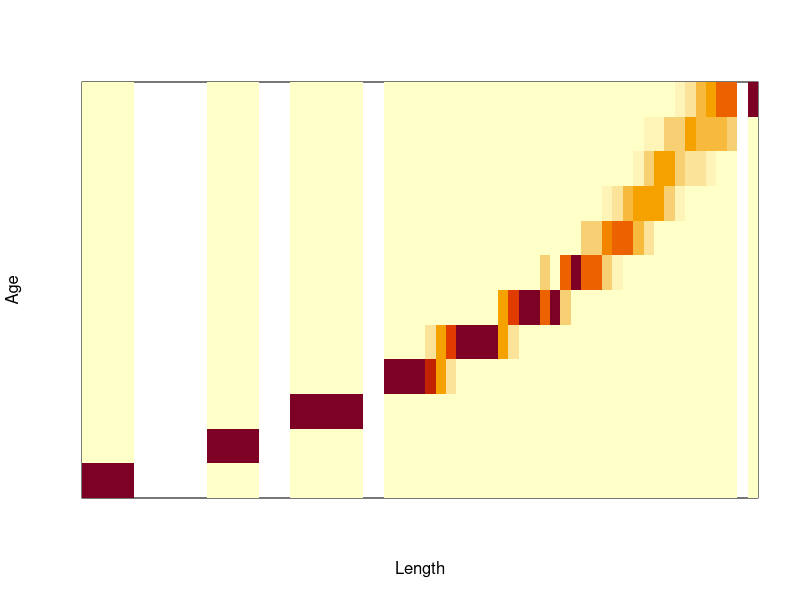
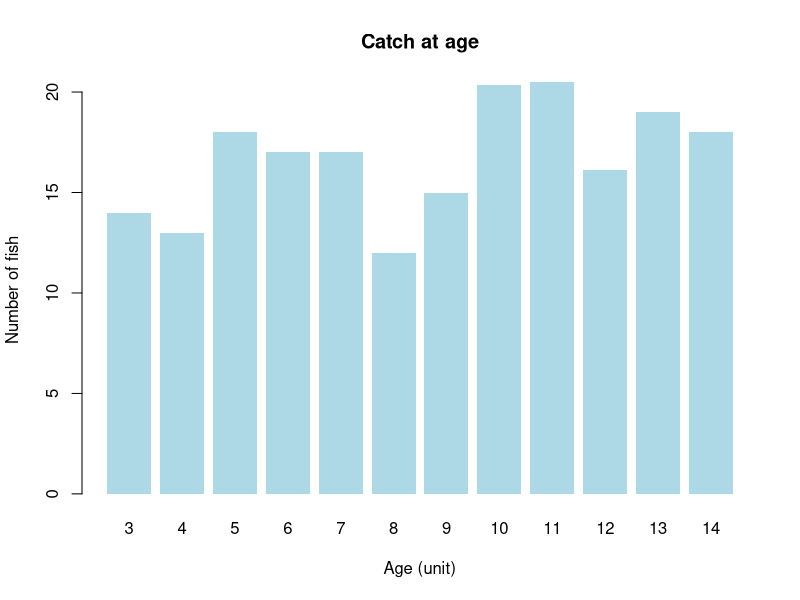

The R source for these figures, in order: (Note: this script raises an error after producing the figures.)
# Question 1
age.at.length <- read.csv("age_length_data.csv")
catch.at.length <- read.csv("catch_length.csv")

library(dplyr)

age.at.length <- age.at.length %>% mutate(total = apply(age.at.length[, -1], 1, sum))
age.at.length.in.proportion <- age.at.length[, c(2:14)] / age.at.length$total
catch.at.age <- age.at.length.in.proportion * catch.at.length$Count
catch.at.age <- apply(catch.at.age[, -13], 2, sum, na.rm = T)
age.at.length.in.proportion.t <- t(age.at.length.in.proportion)
colnames(age.at.length.in.proportion.t) <- catch.at.length$Length
row.names(age.at.length.in.proportion.t) <- c(3:15)
image(as.matrix(age.at.length.in.proportion[, -13]),
  xaxt = "n", yaxt = "n",
  xlab = "Length", ylab = "Age"
)

catch.at.age


barplot(catch.at.age,
  names = c(3:14),
  xlab = "Age (unit)", ylab = "Number of fish",
  main = "Catch at age", col = "lightblue", border = NA
)
barplot(cat.at.length$Count,
  names = catch.at.length$Length,
  xlab = "Length (unit)", ylab = "Number of fish", main = "Catch at length",
  col = "lightblue", border = NA
)

library(RColorBrewer)
col1 <- brewer.pal(nrow(age.at.length.in.proportion.t), "Paired")
options(warn = -1)
barplot(age.at.length.in.proportion.t[-13, ],
  col = col1, xlim = c(0, 88), xlab = "Length (unit)",
  ylab = "Frequency", border = NA
)
legend1 <- legend("topright",
  legend = c(3:14),
  title = "Age (unit)", fill = col1, box.col = "white"
)

# Question 2
catch.at.length.3Ps <- read.csv("catch_length_3Ps.csv")
colnames(catch.at.length.3Ps) <- c("length", array(1959:2016))
t1 <- apply(catch.at.length.3Ps[1:53, -1], 2, sum)
t2 <- catch.at.length.3Ps[54:116, -1]
t3 <- apply(catch.at.length.3Ps[117:122, -1], 2, sum)
Y <- rbind(t1, t2, t3)

age.at.length.in.proportion.2 <- data.frame(
  length = c(53:117),
  age.at.length.in.proportion[, -13]
)
X <- age.at.length.in.proportion.2[, -1]

S1 <- list()
S2 <- list()
S3 <- list()

for (i in 1:ncol(Y)) {
  S1[i] <- subset(Y, select = c(i))
  S2[[i]] <- X * S1[[i]]
  S3[[i]] <- apply(S2[[i]], 2, sum, na.rm = TRUE)
}

catch.at.age.ts <- as.data.frame(do.call(cbind, S3))
colnames(catch.at.age.ts) <- c(1959:2016)
row.names(catch.at.age.ts) <- c(3:14)

X <- as.matrix(catch.at.age.ts)
X2 <- X %*% diag(1 / apply(X, 2, sum))
colnames(X2) <- c(1959:2016)

# Proportion at age
barplot(X2,
  col = col1, xlim = c(0, 80), main = "Propotion at age",
  xlab = "Year", ylab = "Frequency", border = NA
)
legend1 <- legend("topright",
  legend = c(3:14), title = "Age",
  fill = col1, box.col = "white"
)


# data preparation for ridge plot for age
{
  library(tidyr)
  ra1 <- data.frame(year = c(1959:2016), t(X2))
  colnames(ra1) <- c("year", 3:14)
  ra2 <- gather(ra1, "age", "proportion", -year)
}
# ridge plot
{
  library(ggplot2)
  library(ggridges)
  pr <- ggplot(r2) +
    theme_ridges(grid = TRUE, center_axis_labels = TRUE, font_size = 10) +
    geom_density_ridges(data = ra2, aes(
      x = as.numeric(age), y = factor(year),
      height = proportion
    ), stat = "identity", scale = 8, alpha = .8, show.legend = TRUE) +
    xlab("Age") +
    ylab("Year") +
    scale_x_continuous(breaks = seq(3, 14, 1)) +
    scale_y_discrete(breaks = seq(1959, 2016, 5))
  pr
}

# data preparation for ridge plot for length
{
  library(dplyr)
  rl1 <- as.data.frame(t(catch.at.length.3Ps[, -1]))
  rl1 <- rl1 %>% mutate(total = apply(rl1, 1, sum))
  rl2 <- data.frame(year = c(1959:2016), rl1 / rl1$total)
  rl2 <- rl2[, -124]
  colnames(rl2) <- c("year", 1:122)
  rl3 <- gather(rl2, "length", "value", -year)
}
# ridge plot
{
  library(ggplot2)
  library(ggridges)
  pr2 <- ggplot(rl3) +
    theme_ridges(grid = T, center_axis_labels = TRUE, font_size = 10) +
    geom_density_ridges(
      data = rl3, aes(
        x = as.numeric(length),
        y = factor(year), height = value
      ), stat = "identity", scale = 8,
      alpha = .8, show.legend = TRUE
    ) +
    xlab("Length") +
    ylab("Year") +
    scale_x_continuous(breaks = seq(1, 122, 10)) +
    scale_y_discrete(breaks = seq(1959, 2016, 5))
  pr2
}

# mean length & age over time series
catch.sum.l <- apply(catch.at.length.3Ps[, -1], 2, sum, na.rm = TRUE)
p1 <- t(catch.at.length.3Ps[, -1]) / catch.sum.l
p2 <- t(p1) * catch.at.length.3Ps[, 1]
p3 <- apply(p2, 2, sum, na.rm = TRUE)
p3 <- data.frame(year = c(1959:2016), mean.length = p3)

catch.sum.a <- apply(catch.at.age.ts, 2, sum, na.rm = TRUE)
p4 <- t(catch.at.age.ts) / catch.sum.a
p5 <- t(p4) * c(3:14)
p6 <- apply(p5, 2, sum, na.rm = TRUE)
p6 <- data.frame(year = c(1959:2016), mean.age = p6)

par(mfrow = c(1, 2))
plot(p6,
  type = "l", main = "Mean length over time", xlab = NA,
  ylab = "mean length (unit)"
)
plot(p3,
  type = "l", main = "Mean age over time", xlab = NA,
  ylab = "mean age (unit)"
)

# spay plot



# Question 3
survey.data <- read.table("survey.dat", header = TRUE)
N <- sum(tapply(survey.data$Nh, survey.data$stratum, unique))

C1 <- list()
C2 <- list()
C3 <- list()
C4 <- list()
C5 <- list()
C6 <- list()

for (i in 1:9) {
  C1[i] <- subset(survey.data, survey.data$stratum == i, select = c("catch"))
  C2[i] <- subset(survey.data, survey.data$stratum == i, select = c("Nh"))
  # compute weighted mean
  C3[[i]] <- mean(C1[[i]]) * mean(C2[[i]])
  C4[[i]] <- mean(C2[[i]])
  # compute var of the estimate
  C6[[i]] <- (C4[[i]] / N)^2 * ((1 / length(C1[[i]])) - (1 / C4[[i]])) * var(C1[[i]])
}

weighted.mean.catch <- sum(unlist(C3)) / N
var.of.mean.estimate <- sum(unlist(C6))
print(weighted.mean.catch)
print(var.of.mean.estimate)

X <- split(survey.data, survey.data$stratum)




Y1 <- var(X$`1`$catch) * ((1 - 5 / 80) / 5) * (80 / 874)^2
Y2 <- var(X$`2`$catch) * ((1 - 7 / 96) / 7) * (96 / 874)^2
Y3 <- var(X$`3`$catch) * ((1 - 7 / 104) / 7) * (104 / 874)^2
Y4 <- var(X$`4`$catch) * ((1 - 8 / 105) / 8) * (105 / 874)^2
Y5 <- var(X$`5`$catch) * ((1 - 7 / 84) / 7) * (84 / 874)^2
Y6 <- var(X$`6`$catch) * ((1 - 6 / 81) / 6) * (81 / 874)^2
Y7 <- var(X$`7`$catch) * ((1 - 13 / 180) / 13) * (180 / 874)^2
Y8 <- var(X$`8`$catch) * ((1 - 3 / 36) / 3) * (36 / 874)^2
Y9 <- var(X$`9`$catch) * ((1 - 13 / 108) / 13) * (108 / 874)^2

Y1 + Y2 + Y3 + Y4 + Y5 + Y6 + Y7 + Y8 + Y9

# C7[[i]] <- ((1/length(C1[[i]]))-(1/C4[[i]]))*var(C1[[i]])
# Nh <- sum(tapply(survey.data$Nh,survey.data$stratum,unique))

# Question 4
F1 <- array()
for (i in 1:9) {
  F1[i] <- length(C1[[i]]) / C4[[i]]
}
barplot(F1,
  main = "Sampling fraction", ylab = "Frequency",
  xlab = "Stratum", names.arg = c(1:9)
)
min(F1)
max(F1)

n.2 <- c(8, 7, 7, 8, 7, 6, 13, 3, 10)
Nh.2 <- c(80, 96, 104, 105, 84, 81, 180, 36, 108)
var.2 <- array()
for (i in 1:9) {
  var.2[i] <- (Nh.2[i] / sum(Nh.2))^2 * (1 / n.2[i] - 1 / Nh.2[i]) * var(C1[[i]])
}
sum(var.2)



# Question 5
O1 <- list()
for (i in 1:9) {
  O1[[i]] <- (C4[[i]] * sqrt(var(C1[[i]])))
}
sum.of.Nh.Sh <- sum(unlist(O1))

n <- array()
for (i in 1:9) {
  n[i] <- 69 * ((C4[[i]] * sqrt(var(C1[[i]]))) / sum.of.Nh.Sh)
}

n
n.op <- c(3, 4, 8, 5, 4, 9, 16, 2, 18)
Nh.op <- c(80, 96, 104, 105, 84, 81, 180, 36, 108)

var.op <- array()
for (i in 1:9) {
  var.op[i] <- (Nh.op[i] / sum(Nh.op))^2 * (1 / n.op[i] - 1 / Nh.op[i]) * var(C1[[i]])
}
sum(var.op)

# Question 6
{
  set.seed(1234)
  Nh <- c(15, 10, 7)
  N <- sum(Nh)
  stratum <- rep(1:3, times = Nh)
  y.pop <- rpois(N, stratum * 5)
  pop <- data.frame(y = y.pop, stratum = stratum)
  pop$istrat <- as.numeric(as.factor(pop$stratum))
  nh <- c(5, 3, 2)
  pop
}

pop.split <- split(pop, list(pop$stratum))

{
  nh <- c(5, 3, 2)
  library(gtools)
  possible.id <- list()
  possible.means <- list()
  n.of.possible.uique.means <- array()
  n.of.possible.means <- array()
}

for (i in 1:3) {
  possible.id[[i]] <- combinations(Nh[i], nh[i])
}

possible.samples.1 <- matrix(pop.split$`1`$y[possible.id[[1]]], ncol = 5)
possible.samples.2 <- matrix(pop.split$`2`$y[possible.id[[2]]], ncol = 3)
possible.samples.3 <- matrix(pop.split$`3`$y[possible.id[[3]]], ncol = 2)

all.possible.samples <- list(
  possible.samples.1,
  possible.samples.2, possible.samples.3
)

for (i in 1:3) {
  possible.means[[i]] <- apply(all.possible.samples[[i]], 1, mean)
  n.of.possible.uique.means[i] <- length(levels(factor(possible.means[[i]])))
  n.of.possible.means[i] <- length(possible.means[[i]])
}

prod(n.of.possible.uique.means)
prod(n.of.possible.means)

possible.R <- list()
for (i in 1:3) {
  possible.R[[i]] <- (possible.means[[i]] * Nh[i]) / 32
}

possible.R.df <- expand.grid(possible.R[[1]], possible.R[[2]], possible.R[[3]])
possible.R.s <- (apply(possible.R.df, 1, sum))

estimate.R <- mean(possible.R.s)
true.R <- mean(pop$y)
estimate.R
true.R

true.var <- var(pop.1$`1`$y) * (15 / 32)^2 *
  ((1 - (5 / 15)) / 5) + var(pop.1$`2`$y) * (10 / 32)^2 * ((1 - (3 / 10)) / 3) +
  var(pop.1$`3`$y) * (7 / 32)^2 * ((1 - (2 / 7)) / 2)
estimate.var <- var(possible.R.s)
true.var
estimate.var
pop.split



hist(possible.R.s)
qqnorm(possible.R.s)

# change the maximum value to 100
{
  pop.split.2 <- pop.split
  pop.split.2$`2`$y <- c(13, 8, 7, 6, 12, 14, 100, 7, 7, 10)

  possible.samples.1.2 <- matrix(pop.split.2$`1`$y[possible.id[[1]]], ncol = 5)
  possible.samples.2.2 <- matrix(pop.split.2$`2`$y[possible.id[[2]]], ncol = 3)
  possible.samples.3.2 <- matrix(pop.split.2$`3`$y[possible.id[[3]]], ncol = 2)

  all.possible.samples.2 <- list(
    possible.samples.1.2,
    possible.samples.2.2, possible.samples.3.2
  )

  possible.means.2 <- list()
  for (i in 1:3) {
    possible.means.2[[i]] <- apply(all.possible.samples.2[[i]], 1, mean)
  }

  possible.R.2 <- list()
  for (i in 1:3) {
    possible.R.2[[i]] <- (possible.means.2[[i]] * Nh[i]) / 32
  }

  possible.R.df.2 <- expand.grid(
    possible.R.2[[1]], possible.R.2[[2]],
    possible.R.2[[3]]
  )
  possible.R.s.2 <- (apply(possible.R.df.2, 1, sum))

  estimate.R.2 <- mean(possible.R.s.2)
  estimate.var.2 <- var(possible.R.s.2)
}

estimate.R.2
estimate.var.2

(estimate.R.2 - estimate.R) / estimate.R * 100
(estimate.var.2 - estimate.var) / estimate.var * 100

var(possible.R.s.2)
var(possible.R.s)





# unique cases
possible.R.unique <- list()
for (i in 1:3) {
  possible.R.unique[[i]] <- (as.numeric(levels(factor(possible.means[[i]]))) *
    Nh[i]) / 32
}

possible.R.unique.df <- expand.grid(
  possible.R.unique[[1]], possible.R.unique[[2]],
  possible.R.unique[[3]]
)
possible.R.unique <- apply(possible.R.unique.df, 1, sum)
hist(possibility.R)
mean(possible.R.unique)
var(possible.R.unique)




# no loop code
possibility.means.1 <- apply(possibility.samples.1, 1, mean)
possibility.means.2 <- apply(possibility.samples.2, 1, mean)
possibility.means.3 <- apply(possibility.samples.3, 1, mean)

n.of.possible.means. <- prod(
  length(possibility.means.1),
  length(possibility.means.2),
  length(possibility.means.3)
)
n.of.possible.uique.means. <- prod(
  length(levels(factor(possibility.means.1))),
  length(levels(factor(possibility.means.2))),
  length(levels(factor(possibility.means.3)))
)


n.of.possible.means
n.of.possible.uique.means.